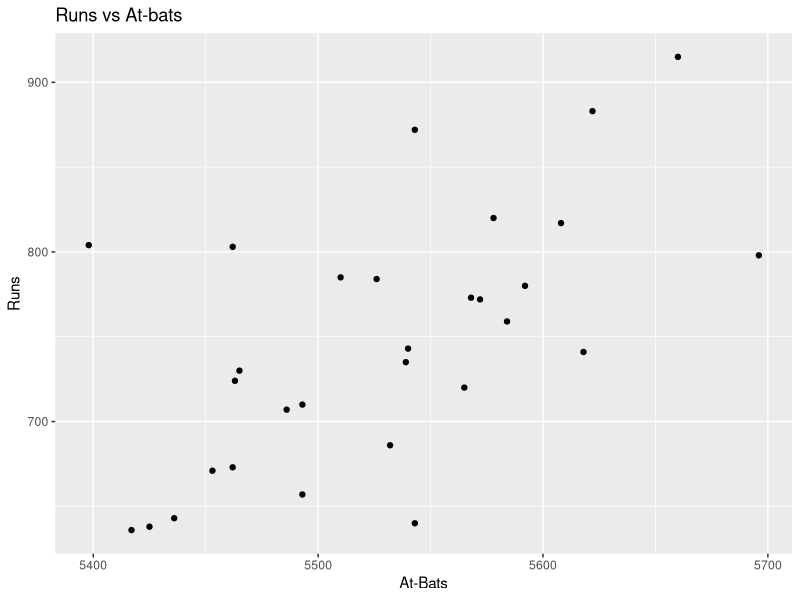
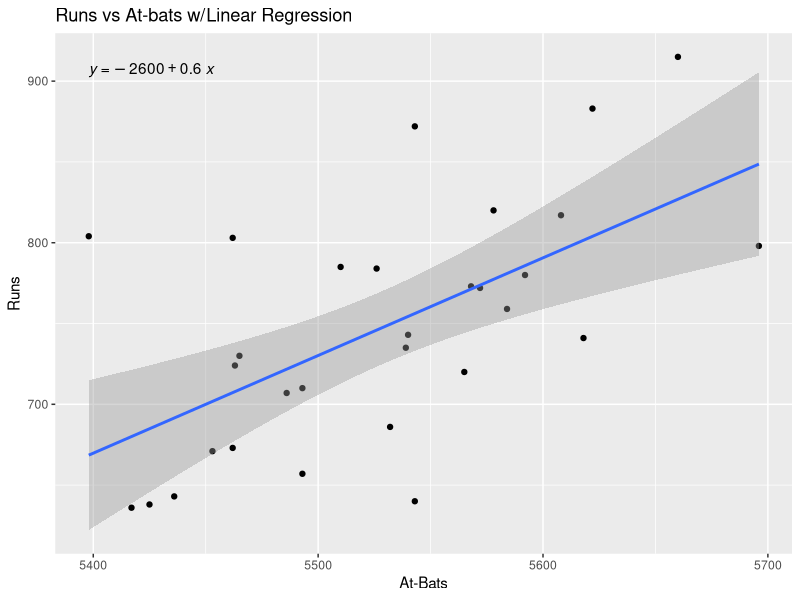
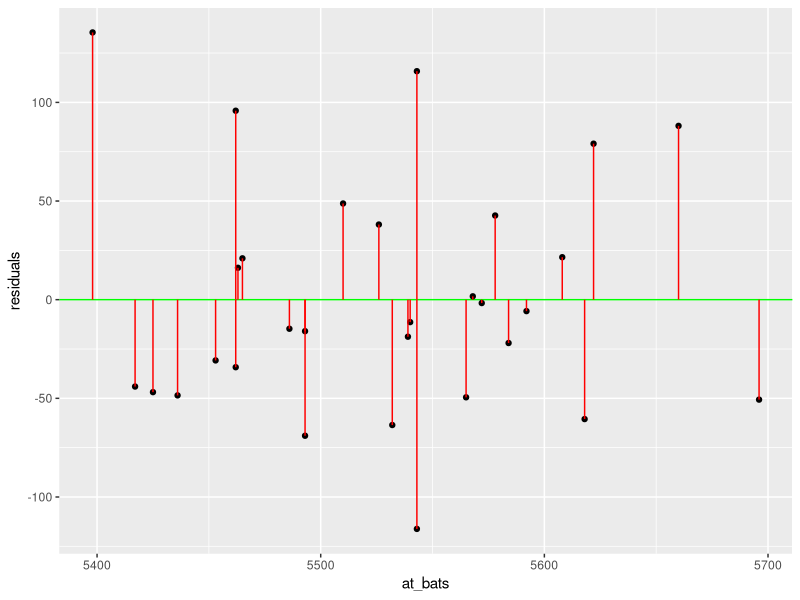
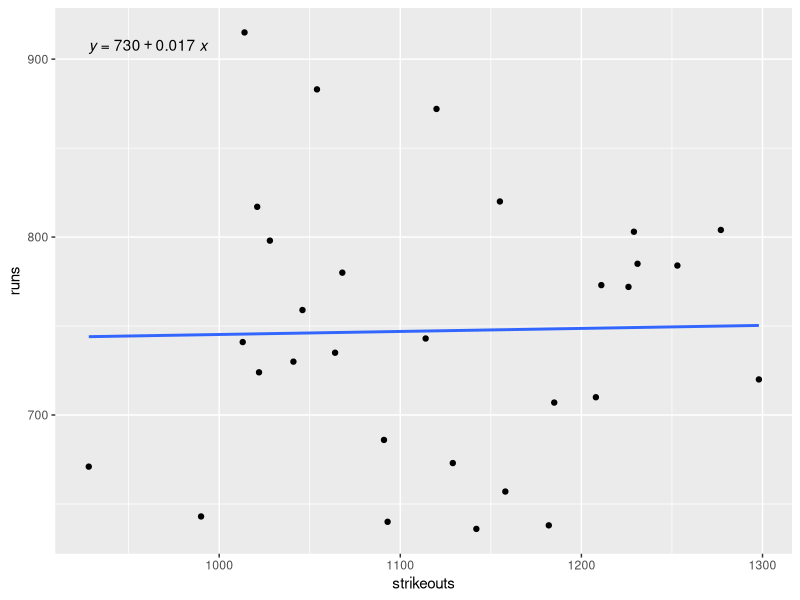
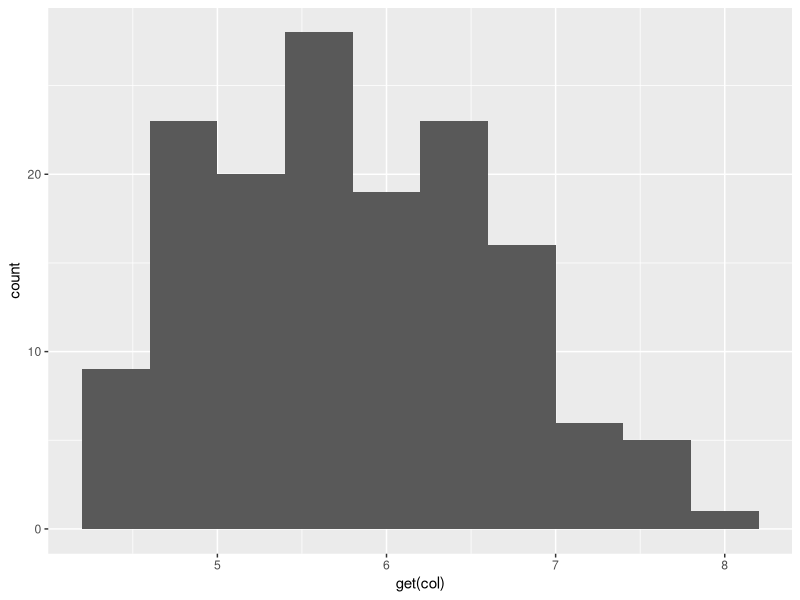
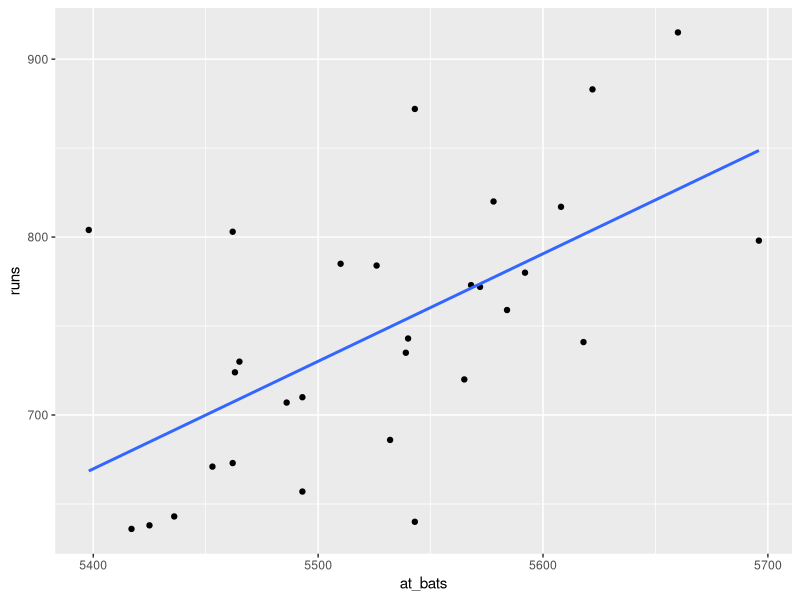
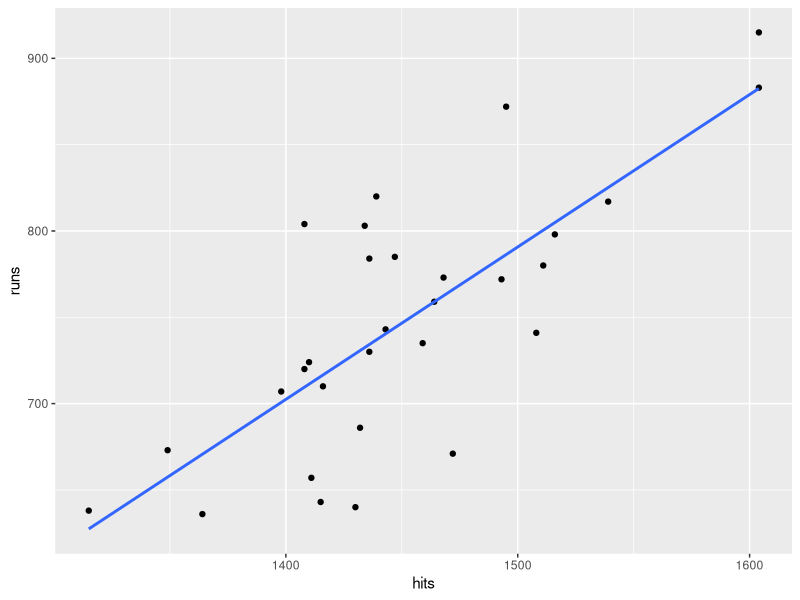
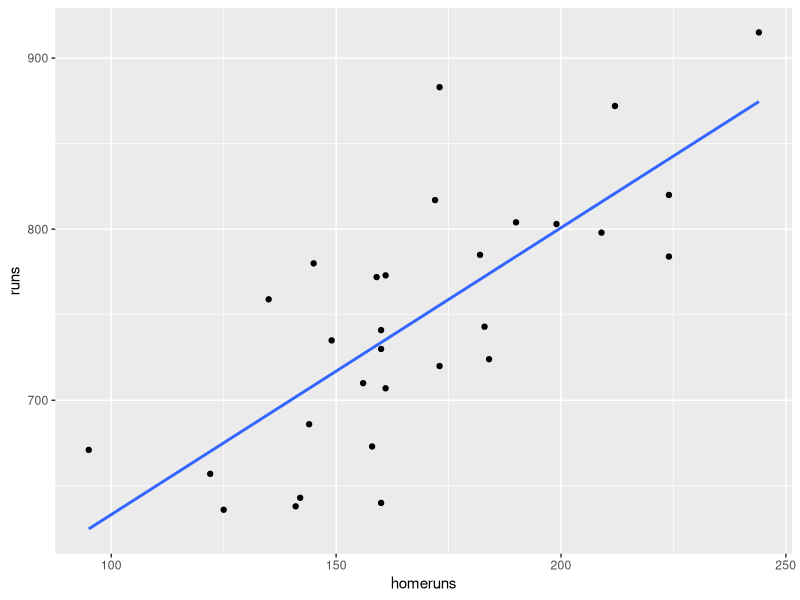

The R script that drew these images, in order:
## ---- chunk 1
knitr::opts_chunk$set(echo = TRUE)
knitr::opts_chunk$set(tidy.opts = list(width.cutoff = 60), tidy = TRUE)


library(tidyverse)
library(stringr)
library(ggplot2)
library(ggpubr)
data = read.csv("mlb09.csv")

## ---- chunk 2
ggplot(data, aes(at_bats, runs)) + 
  geom_point() + 
  ggtitle("Runs vs At-bats") +
  xlab ("At-Bats") +
  ylab ("Runs")
## ---- chunk 3
ggplot(data, aes(at_bats, runs)) + 
  geom_point() + 
  ggtitle("Runs vs At-bats w/Linear Regression") +
  xlab ("At-Bats") +
  ylab ("Runs") + 
  geom_smooth(method="lm") + 
  stat_regline_equation()

lmLine = lm(runs~at_bats, data=data)
lmLine
## ---- chunk 4
summary(lmLine)#0.362
## ---- chunk 5
data$residuals = residuals(lmLine)
str(data)
ggplot(data, aes(at_bats, residuals)) + 
  geom_hline(aes(yintercept=0), color="green") + 
  geom_point() +
  geom_segment(aes(xend=at_bats, yend=0), color="red")
## ---- chunk 6
data$predicted = predict(lmLine) #unnecessary, I'm just doing this cuz I want to

atbatpredict = function(x) {
  tryCatch(
    {
      return (0.6044*x - 2594.0311)
    },
    error = function(e) {
      message("Invalid input, ERROR")
    },
    warning = function(w) {
      warning("A warning was called")
      warning(w)
    }
    )
}
#test case for implemented defensive programming
atbatpredict("abcdefg")

## ---- chunk 7
#predicted values
atbatpredict(c(5000,5500,6000))

## ---- chunk 8
mlb_plot = ggplot(data, aes(x = strikeouts, y = runs,))+ 
  geom_point()+
  geom_smooth(method = "lm", se = FALSE)+
  stat_regline_equation()
mlb_plot
corelation_coefficient =cor(data$strikeouts, data$runs)
coeffincient_determination = corelation_coefficient^2
coeffincient_determination
## ---- chunk 9
ex_function = function(col){
  gg = ggplot(iris, aes(x = get(col))) + 
    geom_histogram(bins = 10)
  return(gg)
}

ex_function("Sepal.Length")
## ---- chunk 10
best_fit = function(col){
  if (col %in% colnames(data)){
    gg = ggplot(data, aes(x = get(col), y = runs)) + 
      geom_point() + xlab(col) +
      geom_smooth(method = "lm", se = FALSE)
    return(gg)
  } else {
    stop("Error: Column not in data")
  }
}
## ---- chunk 11
best_linear_model = function(col){
  if (col %in% colnames(data)){
    model = lm(runs ~ get(col), data = data)
    r_squared = summary(model)$r.squared
    return(r_squared)
  } else {
    stop("Error: Column not in data")
  }
}
## ---- chunk 12
seven_traditional_values = c("at_bats", "hits", "homeruns", "bat_avg", "strikeouts", "walks", "stolen_bases")

r_squared_values = c()
for (i in seven_traditional_values){
  r_squared_values = c(r_squared_values, best_linear_model(i))
}

plots = list()
for (i in seven_traditional_values){
  plots[[i]] = best_fit(i)
}

r_squared_values
plots


## ---- chunk 13
seven_traditional_values = c("at_bats", "hits", "homeruns", "bat_avg", "strikeouts", "walks", "stolen_bases")

r_squared_values = lapply(seven_traditional_values, best_linear_model)
plots = lapply(seven_traditional_values, best_fit)

r_squared_values
plots
## ---- chunk 14
correlation_stat = function(col_name){
  corelation_coefficient =cor(col_name, data$runs)
  coeffincient_determination = corelation_coefficient^2
  return(coeffincient_determination)
}
correlation_stat(data$on_base)
correlation_stat(data$slugging)
correlation_stat(data$ob_slg)
non_traditional_stats = (correlation_stat(data$on_base)+
                           correlation_stat(data$slugging)+
                           correlation_stat(data$ob_slg))/3
non_traditional_stats
traditional_stats = (correlation_stat(data$at_bats)+
                       correlation_stat(data$hits)+
                       correlation_stat(data$homeruns)+
                       correlation_stat(data$bat_avg)+
                       correlation_stat(data$strikeouts)+
                       correlation_stat(data$walks)+
                       correlation_stat(data$stolen_bases))/7
traditional_stats
  
